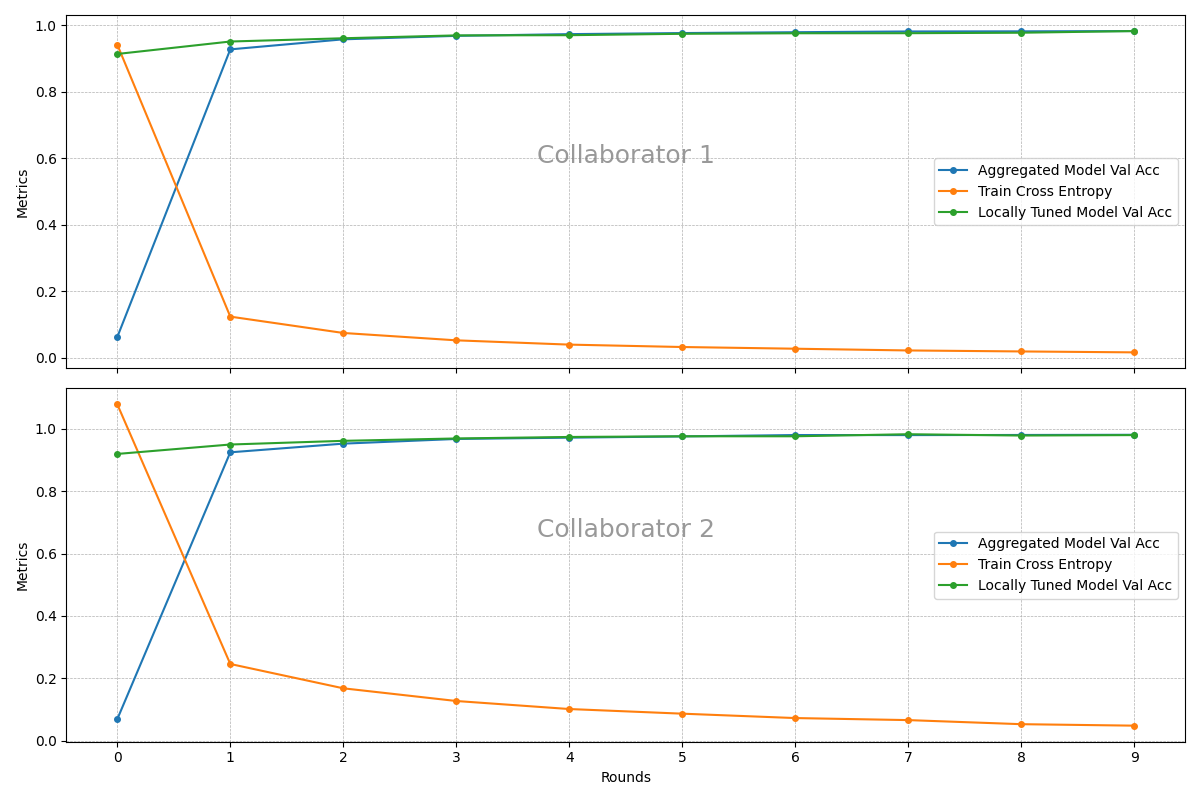

Here is the Python script that generated this plot:
import matplotlib.pyplot as plt

# Data from the logs
rounds = [0, 1, 2, 3, 4, 5, 6, 7, 8, 9]
collaborator1_agg_model_val_acc = [
    0.06279999762773514, 
    0.926800012588501, 
    0.9570000171661377, 
    0.9674000144004822, 
    0.972599983215332,
    0.9757999777793884,
    0.9783999919891357,
    0.9805999994277954,
    0.9810000061988831,
    0.9818000197410583
]
collaborator1_train_cross_entropy = [
    0.9409059286117554, 
    0.12404325604438782, 
    0.0749373510479927, 
    0.05283943936228752, 
    0.039963290095329285,
    0.03276584669947624,
    0.027651283890008926,
    0.022429443895816803,
    0.019461430609226227,
    0.01668413355946541
]
collaborator1_locally_tuned_model_val_acc = [
    0.9129999876022339, 
    0.9503999948501587, 
    0.9602000117301941, 
    0.9688000082969666, 
    0.9693999886512756,
    0.9735999703407288,
    0.9751999974250793,
    0.9753999710083008,
    0.9768000245094299,
    0.9818000197410583
]

collaborator2_agg_model_val_acc = [
    0.06921384483575821, 
    0.9247849583625793, 
    0.9525905251502991, 
    0.9675934910774231, 
    0.9717943668365479,
    0.9757951498031616,
    0.9801960587501526,
    0.9799960255622864,
    0.9803960919380188,
    0.9809961915016174
]
collaborator2_train_cross_entropy = [
    1.0785664319992065, 
    0.24602793157100677, 
    0.1680326759815216, 
    0.12732785940170288, 
    0.10157092660665512,
    0.0866941511631012,
    0.07262127101421356,
    0.06606701761484146,
    0.05299024656414986,
    0.04825533926486969
]
collaborator2_locally_tuned_model_val_acc = [
    0.9195839166641235, 
    0.9497899413108826, 
    0.9615923166275024, 
    0.9691938161849976, 
    0.973994791507721,
    0.976195216178894,
    0.976195216178894,
    0.9827965497970581,
    0.9785957336425781,
    0.9799960255622864
]

# Create the subplots
fig, (ax1, ax2) = plt.subplots(2, 1, figsize=(12, 8))

# Plot for Collaborator 1
ax1.plot(rounds, collaborator1_agg_model_val_acc, marker='o', markersize=4,label='Aggregated Model Val Acc')
ax1.plot(rounds, collaborator1_train_cross_entropy, marker='o',  markersize=4,label='Train Cross Entropy')
ax1.plot(rounds, collaborator1_locally_tuned_model_val_acc, marker='o',  markersize=4,label='Locally Tuned Model Val Acc')

ax1.set_ylabel('Metrics')
ax1.legend()
ax1.grid(which='both', linestyle='--', linewidth=0.5)
ax1.tick_params(labelbottom=False)  # Remove x-axis labels from the upper subplot
ax1.set_xticks(rounds)  # Set x-ticks to be integers

# Plot for Collaborator 2
ax2.plot(rounds, collaborator2_agg_model_val_acc, marker='o', markersize=4,label='Aggregated Model Val Acc')
ax2.plot(rounds, collaborator2_train_cross_entropy, marker='o', markersize=4,label='Train Cross Entropy')
ax2.plot(rounds, collaborator2_locally_tuned_model_val_acc, marker='o',markersize=4, label='Locally Tuned Model Val Acc')

ax2.set_xlabel('Rounds')
ax2.set_ylabel('Metrics')
ax2.legend()
ax2.grid(which='both', linestyle='--', linewidth=0.5)
ax2.set_xticks(rounds)  # Set x-ticks to be integers

# Add titles on background
fig.text(0.5, 0.6, 'Collaborator 1', fontsize=18, color='gray', ha='center', va='center', alpha=0.8, transform=ax1.transAxes)
fig.text(0.5, 0.6, 'Collaborator 2', fontsize=18, color='gray', ha='center', va='center', alpha=0.8, transform=ax2.transAxes)

# Adjust layout
plt.tight_layout()
plt.show()
